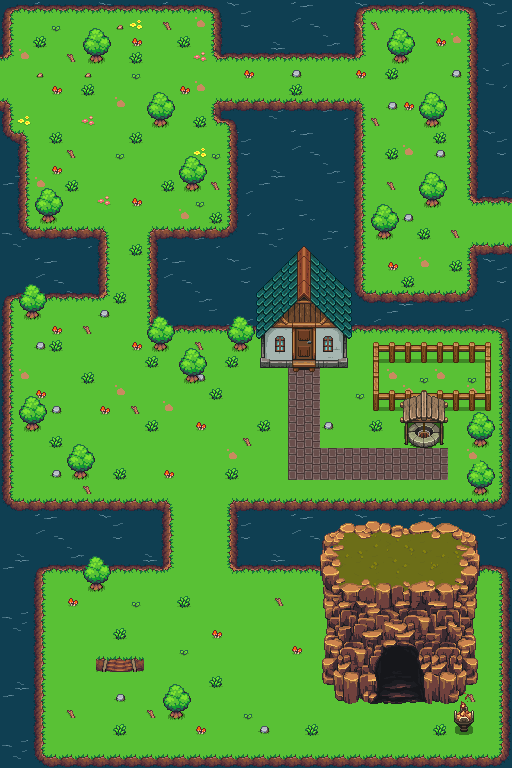

Rendered tile map (Tiled .tmx) drawn with the repository's tilesets; below, a short description and the map source with its tile grids summarised:
An orthogonal 32x48 tile map with 16x16 px tiles, 8 tile layers (water, Collision, background_01, grass, ...), 5 tilesets.

<map version="1.10" tiledversion="1.11.2" orientation="orthogonal" renderorder="right-down" width="32" height="48" tilewidth="16" tileheight="16" infinite="0" nextlayerid="9" nextobjectid="1">
 <tileset firstgid="1" name="terrain" tilewidth="16" tileheight="16" tilecount="144" columns="12">
  <image source="../images/free_pixel_16_woods.png" width="192" height="192" />
  <tile id="133">
   <properties>
    <property name="spawn_x" value="25" />
    <property name="spawn_y" value="115" />
    <property name="target_map" value="Harbor_01" />
   </properties>
  </tile>
  <tile id="134">
   <properties>
    <property name="spawn_x" value="1690" />
    <property name="spawn_y" value="15" />
    <property name="target_map" value="grasslands_01" />
   </properties>
  </tile>
 </tileset>
 <tileset firstgid="145" name="buildings" tilewidth="16" tileheight="16" tilecount="1435" columns="35">
  <image source="../images/CL_Buildings.png" width="560" height="656" />
  <tile id="743">
   <properties>
    <property name="spawn_x" value="100" />
    <property name="spawn_y" value="220" />
    <property name="target_map" value="home_interior_01" />
   </properties>
  </tile>
  <tile id="744">
   <properties>
    <property name="spawn_x" value="1690" />
    <property name="spawn_y" value="15" />
    <property name="target_map" value="grasslands_01" />
   </properties>
  </tile>
 </tileset>
 <tileset firstgid="1580" name="water" tilewidth="16" tileheight="16" tilecount="512" columns="32">
  <image source="../images/water.png" width="512" height="256" />
  <tile id="2">
   <animation>
    <frame tileid="2" duration="300" />
    <frame tileid="10" duration="300" />
    <frame tileid="18" duration="300" />
    <frame tileid="26" duration="300" />
   </animation>
  </tile>
  <tile id="3">
   <animation>
    <frame tileid="3" duration="300" />
    <frame tileid="11" duration="300" />
    <frame tileid="19" duration="300" />
    <frame tileid="27" duration="300" />
   </animation>
  </tile>
  <tile id="6">
   <animation>
    <frame tileid="6" duration="300" />
    <frame tileid="14" duration="300" />
    <frame tileid="22" duration="300" />
    <frame tileid="30" duration="300" />
   </animation>
  </tile>
  <tile id="7">
   <animation>
    <frame tileid="7" duration="300" />
    <frame tileid="15" duration="300" />
    <frame tileid="23" duration="300" />
    <frame tileid="31" duration="300" />
   </animation>
  </tile>
  <tile id="34">
   <animation>
    <frame tileid="34" duration="300" />
    <frame tileid="42" duration="300" />
    <frame tileid="50" duration="300" />
    <frame tileid="58" duration="300" />
   </animation>
  </tile>
  <tile id="35">
   <animation>
    <frame tileid="35" duration="300" />
    <frame tileid="43" duration="300" />
    <frame tileid="51" duration="300" />
    <frame tileid="59" duration="300" />
   </animation>
  </tile>
  <tile id="39">
   <animation>
    <frame tileid="39" duration="300" />
    <frame tileid="47" duration="300" />
    <frame tileid="55" duration="300" />
    <frame tileid="63" duration="300" />
   </animation>
  </tile>
  <tile id="65">
   <animation>
    <frame tileid="65" duration="300" />
    <frame tileid="73" duration="300" />
    <frame tileid="81" duration="300" />
    <frame tileid="89" duration="300" />
   </animation>
  </tile>
  <tile id="68">
   <animation>
    <frame tileid="68" duration="300" />
    <frame tileid="76" duration="300" />
    <frame tileid="84" duration="300" />
    <frame tileid="92" duration="300" />
   </animation>
  </tile>
  <tile id="96">
   <animation>
    <frame tileid="96" duration="300" />
    <frame tileid="104" duration="300" />
    <frame tileid="112" duration="300" />
    <frame tileid="120" duration="300" />
   </animation>
  </tile>
  <tile id="97">
   <animation>
    <frame tileid="97" duration="300" />
    <frame tileid="105" duration="300" />
    <frame tileid="113" duration="300" />
    <frame tileid="121" duration="300" />
   </animation>
  </tile>
  <tile id="101">
   <animation>
    <frame tileid="101" duration="300" />
    <frame tileid="109" duration="300" />
    <frame tileid="117" duration="300" />
    <frame tileid="125" duration="300" />
   </animation>
  </tile>
  <tile id="130">
   <animation>
    <frame tileid="130" duration="300" />
    <frame tileid="138" duration="300" />
    <frame tileid="146" duration="300" />
    <frame tileid="154" duration="300" />
   </animation>
  </tile>
  <tile id="134">
   <animation>
    <frame tileid="134" duration="300" />
    <frame tileid="142" duration="300" />
    <frame tileid="150" duration="300" />
    <frame tileid="158" duration="300" />
   </animation>
  </tile>
  <tile id="135">
   <animation>
    <frame tileid="135" duration="300" />
    <frame tileid="143" duration="300" />
    <frame tileid="151" duration="300" />
    <frame tileid="159" duration="300" />
   </animation>
  </tile>
  <tile id="162">
   <animation>
    <frame tileid="162" duration="300" />
    <frame tileid="170" duration="300" />
    <frame tileid="178" duration="300" />
    <frame tileid="186" duration="300" />
   </animation>
  </tile>
  <tile id="163">
   <animation>
    <frame tileid="163" duration="300" />
    <frame tileid="171" duration="300" />
    <frame tileid="179" duration="300" />
    <frame tileid="187" duration="300" />
   </animation>
  </tile>
  <tile id="166">
   <animation>
    <frame tileid="166" duration="300" />
    <frame tileid="174" duration="300" />
    <frame tileid="182" duration="300" />
    <frame tileid="190" duration="300" />
   </animation>
  </tile>
  <tile id="167">
   <animation>
    <frame tileid="167" duration="300" />
    <frame tileid="175" duration="300" />
    <frame tileid="183" duration="300" />
    <frame tileid="191" duration="300" />
   </animation>
  </tile>
  <tile id="192">
   <animation>
    <frame tileid="192" duration="300" />
    <frame tileid="200" duration="300" />
    <frame tileid="208" duration="300" />
    <frame tileid="216" duration="300" />
   </animation>
  </tile>
  <tile id="193">
   <animation>
    <frame tileid="193" duration="300" />
    <frame tileid="201" duration="300" />
    <frame tileid="209" duration="300" />
    <frame tileid="217" duration="300" />
   </animation>
  </tile>
  <tile id="196">
   <animation>
    <frame tileid="196" duration="300" />
    <frame tileid="204" duration="300" />
    <frame tileid="212" duration="300" />
    <frame tileid="220" duration="300" />
   </animation>
  </tile>
  <tile id="197">
   <animation>
    <frame tileid="197" duration="300" />
    <frame tileid="205" duration="300" />
    <frame tileid="213" duration="300" />
    <frame tileid="221" duration="300" />
   </animation>
  </tile>
  <tile id="224">
   <animation>
    <frame tileid="224" duration="300" />
    <frame tileid="232" duration="300" />
    <frame tileid="240" duration="300" />
    <frame tileid="248" duration="300" />
   </animation>
  </tile>
  <tile id="225">
   <animation>
    <frame tileid="225" duration="300" />
    <frame tileid="233" duration="300" />
    <frame tileid="241" duration="300" />
    <frame tileid="249" duration="300" />
   </animation>
  </tile>
  <tile id="229">
   <animation>
    <frame tileid="229" duration="300" />
    <frame tileid="237" duration="300" />
    <frame tileid="245" duration="300" />
    <frame tileid="253" duration="300" />
   </animation>
  </tile>
 </tileset>
 <tileset firstgid="2092" name="Mainlev_build" tilewidth="16" tileheight="16" tilecount="11088" columns="84">
  <image source="../images/Mainlev_build.png" width="1344" height="2112" />
  <tile id="1346">
   <properties>
    <property name="spawn_x" value="370" />
    <property name="spawn_y" value="420" />
    <property name="target_map" value="deep_cave" />
   </properties>
  </tile>
 </tileset>
 <tileset firstgid="13180" name="light1B" tilewidth="16" tileheight="16" tilecount="64" columns="8">
  <image source="../images/light1B.png" width="128" height="128" />
  <tile id="8">
   <properties>
    <property name="light_radius" type="int" value="30" />
   </properties>
   <animation>
    <frame tileid="8" duration="300" />
    <frame tileid="10" duration="300" />
    <frame tileid="12" duration="300" />
    <frame tileid="14" duration="300" />
    <frame tileid="40" duration="300" />
    <frame tileid="42" duration="300" />
   </animation>
  </tile>
  <tile id="9">
   <properties>
    <property name="light_radius" type="int" value="30" />
   </properties>
   <animation>
    <frame tileid="9" duration="300" />
    <frame tileid="11" duration="300" />
    <frame tileid="13" duration="300" />
    <frame tileid="15" duration="300" />
    <frame tileid="41" duration="300" />
    <frame tileid="43" duration="300" />
   </animation>
  </tile>
  <tile id="16">
   <properties>
    <property name="light_radius" type="int" value="30" />
   </properties>
   <animation>
    <frame tileid="16" duration="300" />
    <frame tileid="18" duration="300" />
    <frame tileid="20" duration="300" />
    <frame tileid="22" duration="300" />
    <frame tileid="48" duration="300" />
    <frame tileid="50" duration="300" />
   </animation>
  </tile>
  <tile id="17">
   <properties>
    <property name="light_radius" type="int" value="30" />
   </properties>
   <animation>
    <frame tileid="17" duration="300" />
    <frame tileid="19" duration="300" />
    <frame tileid="21" duration="300" />
    <frame tileid="23" duration="300" />
    <frame tileid="49" duration="300" />
    <frame tileid="51" duration="300" />
   </animation>
  </tile>
 </tileset>
 <layer id="8" name="water" width="32" height="48">
  <data>[1536 cells, 1536 non-empty, 64 distinct tile ids]</data>
 </layer>
 <layer id="1" name="Collision" width="32" height="48">
  <data>[1536 cells, 390 non-empty, 26 distinct tile ids]</data>
 </layer>
 <layer id="2" name="background_01" width="32" height="48">
  <data>[1536 cells, 935 non-empty, 3 distinct tile ids]</data>
 </layer>
 <layer id="3" name="grass" width="32" height="48">
  <data>[1536 cells, 126 non-empty, 12 distinct tile ids]</data>
 </layer>
 <layer id="7" name="portal" width="32" height="48">
  <properties>
   <property name="target_map" value="home_interior_01.tmx" />
  </properties>
  <data>[1536 cells, 12 non-empty, 4 distinct tile ids]</data>
 </layer>
 <layer id="4" name="trees" width="32" height="48">
  <data>[1536 cells, 121 non-empty, 7 distinct tile ids]</data>
 </layer>
 <layer id="5" name="buildings" width="32" height="48">
  <data>[1536 cells, 208 non-empty, 192 distinct tile ids]</data>
 </layer>
 <layer id="6" name="buildings_2" width="32" height="48">
  <data>[1536 cells, 28 non-empty, 27 distinct tile ids]</data>
 </layer>
</map>
